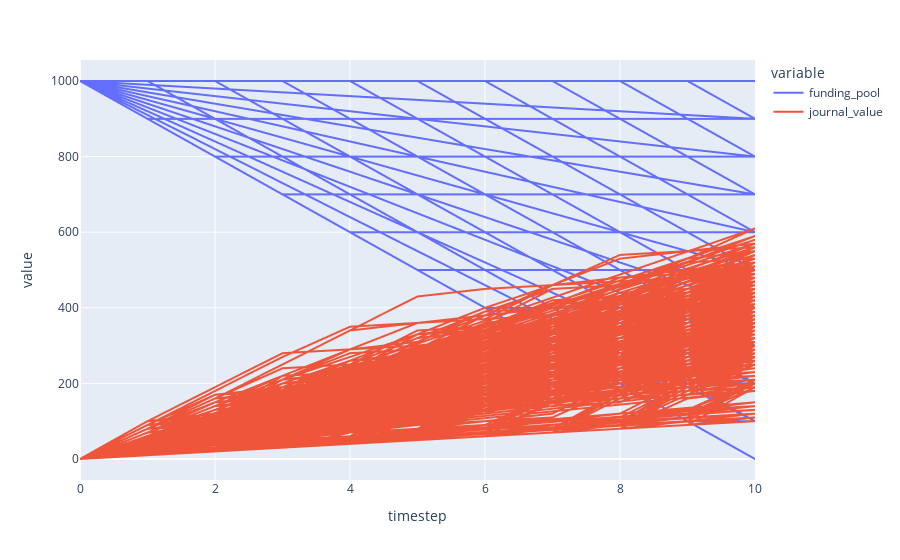

Notebook cell for this chart:
### Code cell
df.plot(kind='line', x='timestep', y=['funding_pool', 'journal_value'])

### Figure 1 — Plotly figure (JSON) as saved in the notebook; plotly's stock layout.template omitted (floating-point values rounded to 4 significant figures; data arrays with more than 128 entries replaced by an {"elided": "..."} marker saying what was removed)
{"data": [{"hovertemplate": "variable=funding_pool<br>timestep=%{x}<br>value=%{y}<extra></extra>", "legendgroup": "funding_pool", "line": {"color": "#636efa", "dash": "solid"}, "marker": {"symbol": "circle"}, "mode": "lines", "name": "funding_pool", "showlegend": true, "type": "scattergl", "x": {"elided": "9900 int values"}, "xaxis": "x", "y": {"elided": "9900 int values"}, "yaxis": "y"}, {"hovertemplate": "variable=journal_value<br>timestep=%{x}<br>value=%{y}<extra></extra>", "legendgroup": "journal_value", "line": {"color": "#EF553B", "dash": "solid"}, "marker": {"symbol": "circle"}, "mode": "lines", "name": "journal_value", "showlegend": true, "type": "scattergl", "x": {"elided": "9900 int values"}, "xaxis": "x", "y": {"elided": "9900 float values"}, "yaxis": "y"}], "layout": {"legend": {"title": {"text": "variable"}, "tracegroupgap": 0}, "margin": {"t": 60}, "xaxis": {"anchor": "y", "domain": [0, 1], "title": {"text": "timestep"}}, "yaxis": {"anchor": "x", "domain": [0, 1], "title": {"text": "value"}}}}
